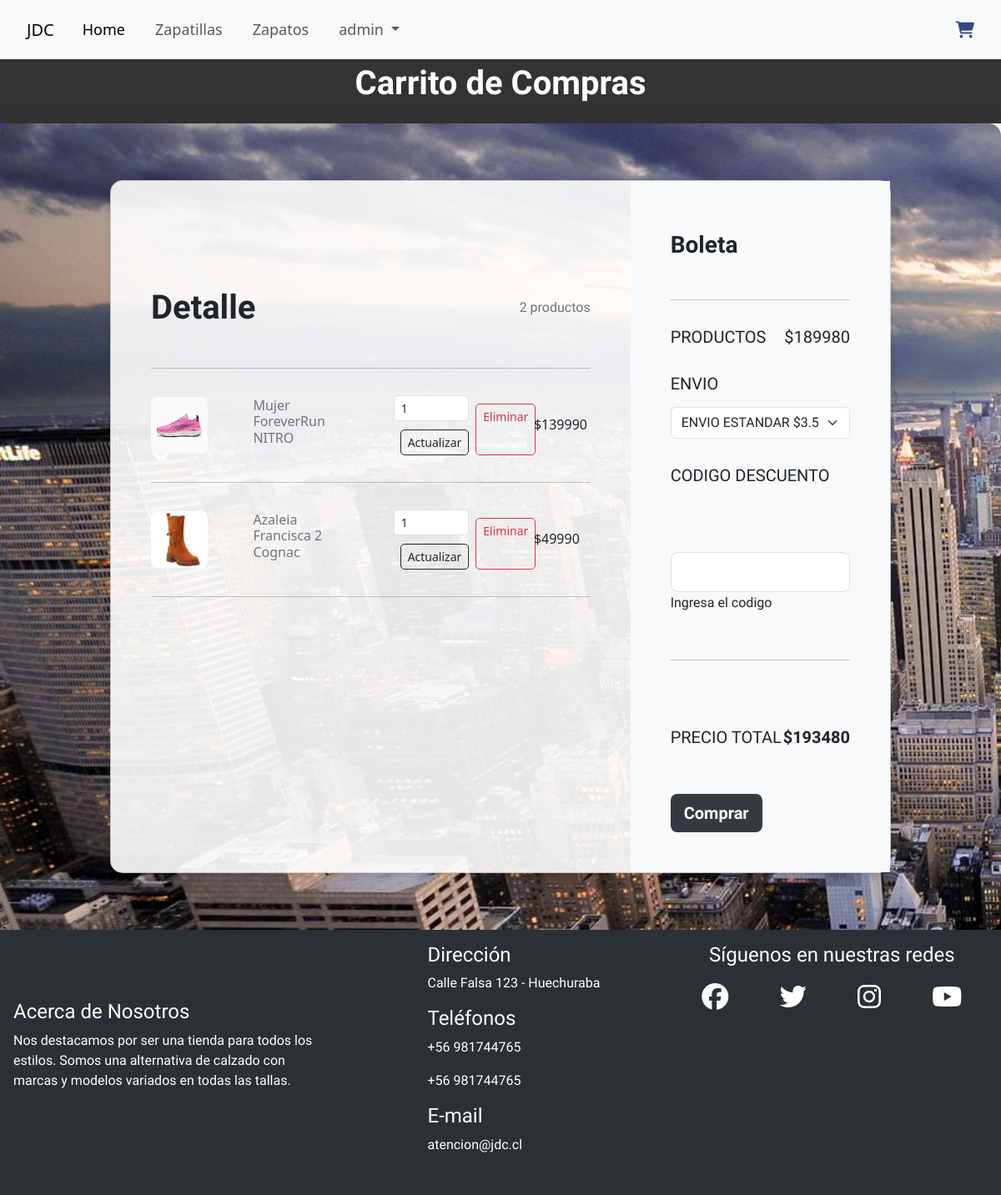
Screenshot of /carrito/ (signed in) with the database file from the repository.
### carrito/models.py (models this page shows, shortened)
class ItemCarrito(models.Model):
    carrito = models.ForeignKey(Carrito, related_name='items', on_delete=models.CASCADE)
    producto = models.ForeignKey(Producto, on_delete=models.CASCADE)
    cantidad = models.IntegerField(default=1)
    def total(self):
        return self.producto.precio * self.cantidad

### store/models.py (models this page shows, shortened)
class Producto(models.Model):
    id_producto = models.AutoField(db_column="id_producto",primary_key=True)
    nombre_prod = models.CharField(max_length=100,blank=False,null=False)
    id_marca = models.ForeignKey("Marca",on_delete=models.CASCADE, db_column='id_marca')
    id_cat = models.ForeignKey("Categoria",on_delete=models.CASCADE, db_column='id_cat')
    descripcion = models.CharField(max_length=300,null=False)
    imagen = models.ImageField(upload_to='tienda',null=True)
    precio = models.IntegerField(null=False, default=0)
    tags = models.ManyToManyField(Tag)
    cantidad = models.IntegerField(null=False)
    tallas = models.ManyToManyField(Talla)
    disponible = models.BooleanField(default=True)
    class Meta:
        ordering=['id_marca']

### carrito/views.py (the view, shortened to what this page needs)
# urls.py: path('', views.mostrar_carrito, name='mostrar_carrito'),
@login_required
def mostrar_carrito(request):
    carrito_id = request.session.get('carrito_id', None)
    context = {}
    if carrito_id:
        carrito = Carrito.objects.get(id=carrito_id)
        items = carrito.items.all()
        subtotal = sum(item.total() for item in items)
        total = subtotal + 3500
        context = {
         'items': items,
         'subtotal': subtotal,
         'total': total,
        }
    return render(request, 'carrito/carrito.html', context)

### carrito/templates/carrito/carrito.html (shortened to what this page needs)
{% extends 'index/base.html' %}
{% load static %}
{% block content %}
<header class="container-fluid p-3 encabezado">
    <h1 class="text-center kanit-semibold">Carrito de Compras</h1>
</header>
<section class="h-100 h-custom carro">
    <div class="container py-5 h-100">
        <div class="row d-flex justify-content-center align-items-center h-100">
            <div class="col-12">
                <div class="card card-registration card-registration-2" style="border-radius: 15px;">
                    <div class="card-body p-0">
                        <div class="row g-0">
                            <div class="col-lg-8">
                                <div class="p-5" id="carritoCol">
                                    <div class="d-flex justify-content-between align-items-center mb-5">
                                        <h1 class="fw-bold mb-0 kanit-semibold">Detalle</h1>
                                        <h6 class="mb-0 text-muted kanit-light" id="itemCount">{{ items|length }} productos</h6>
                                    </div>
                                    <hr class="my-4">
                                    {% for item in items %}
                                        <div class="row mb-4 d-flex justify-content-between align-items-center">
                                            <div class="col-md-2 col-lg-2 col-xl-2">
                                                <img src="{{ item.producto.imagen.url }}" class="img-fluid rounded-3" alt="{{ item.producto.nombre_prod }}">
                                            </div>
                                            <div class="col-md-3 col-lg-3 col-xl-3">
                                                <h6 class="text-muted">{{ item.producto.nombre_prod }}</h6>
                                            </div>
                                            <div class="col-md-3 col-lg-3 col-xl-2 d-flex">
                                                <form method="POST" action="{% url 'carrito:actualizar_item' item.id %}">
                                                    <input name="quantity" value="{{ item.cantidad }}" type="number" class="form-control form-control-sm" />
                                                    <button type="submit" class="btn btn-sm btn-outline-dark ms-2">Actualizar</button>
                                                </form>
                                                <a href="{% url 'carrito:eliminar_item' item.id %}" class="btn btn-sm btn-outline-danger ms-2">Eliminar</a>
                                            </div>
                                            <div class="col-md-3 col-lg-2 col-xl-2 offset-lg-1">
                                                <h6 class="mb-0">${{ item.total }}</h6>
                                            </div>
                                        </div>
                                        <hr class="my-4">
                                    {% empty %}
                                        <p>El carrito está vacío.</p>
                                    {% endfor %}
                                </div>
                            </div>
                            <div class="col-lg-4 bg-grey">
                                <div class="p-5">
                                    <h3 class="fw-bold mb-5 mt-2 pt-1 kanit-semibold">Boleta</h3>
                                    <hr class="my-4">
                                    <div class="d-flex justify-content-between mb-4">
                                        <h5 class="text-uppercase kanit-regular">Productos </h5>
                                        <h5 class="kanit-regular" id="subTotal">${{ subtotal }}</h5>
                                    </div>
                                    <h5 class="text-uppercase mb-3 kanit-regular">Envio</h5>
                                    <div class="mb-4 pb-2">
                                        <select id="selectEnvio" class="form-select kanit-regular">
                                            <option value="1">ENVIO ESTANDAR $3.500-</option>
                                        </select>
                                    </div>
                                    <h5 class="text-uppercase mb-3 kanit-regular">Codigo descuento</h5>
                                    <div class="mb-5">
                                        <div class="form-outline">
                                            <input type="text" id="form3Examplea2" class="form-control form-control-lg" />
                                            <label class="form-label kanit-light" for="form3Examplea2">Ingresa el codigo</label>
                                        </div>
                                    </div>
                                    <hr class="my-4">
                                    <div class="d-flex justify-content-between mb-5">
                                        <h5 class="text-uppercase kanit-regular">Precio total</h5>
                                        <h5 class="kanit-semibold" id="totalPrice">${{ total }}</h5>
                                    </div>
                                    <form method="POST" action="{% url 'carrito:generar_boleta' %}">
                                        <button type="submit" class="btn btn-dark btn-block btn-lg kanit-semibold">Comprar</button>
                                    </form>
                                </div>
                            </div>
                        </div>
                    </div>
                </div>
            </div>
        </div>
    </div>
</section>
{% endblock %}

### index/templates/index/base.html (shortened to what this page needs)
<!DOCTYPE html>
<html lang="en">
<head>
    {% load static %}
    <link href="https://cdn.jsdelivr.net/npm/bootstrap@5.3.3/dist/css/bootstrap.min.css" rel="stylesheet">
    <link rel="stylesheet" href="{% static 'index/css/styles.css' %}">
</head>
<body>
    {% block navbar %}
        <nav class="navbar navbar-expand-lg bg-body-tertiary">
            <div class="container-fluid">
                <a class="navbar-brand" href="{% url 'index:index' %}">JDC</a>
                <div class="collapse navbar-collapse" id="navbarNavDropdown">
                    <ul class="navbar-nav">
                        <li class="nav-item">
                            <a class="nav-link active" aria-current="page" href="{% url 'index:index' %}">Home</a>
                        </li>
                        <li class="nav-item">
                            <a class="nav-link" href="{% url 'store:zapatillas' %}">Zapatillas</a>
                        </li>
                        <li class="nav-item">
                            <a class="nav-link" href="{% url 'store:zapatos' %}">Zapatos</a>
                        </li>
                        <li class="nav-item dropdown">
                            {% if user.is_authenticated %}
                            <a class="nav-link dropdown-toggle" href="#" role="button" data-bs-toggle="dropdown" aria-expanded="false">
                              {{user.username}}
                            </a>
                            {% else %}
                            <a class="nav-link" href="{% url 'login' %}">
                                Login
                            </a>
                            {% endif %}
                        </li>
                    </ul>
                </div>
                <a href="{% url 'carrito:mostrar_carrito' %}">
                    <i class="fa-solid fa-cart-shopping fa-lg icon-color"></i>
                </a>
            </div>
        </nav>
    {% endblock %}
    {% block content %}
    {% endblock %}
    {% block footer %}
        <footer class="container-fluid footer p-3">
            <div class="row">
                <div class="col-xl-4 col-lg-4 col-md-4 col-sm-12 col-xs-12 d-flex flex-column justify-content-center">
                    <h4 class="kanit-regular">Acerca de Nosotros</h4>
                    <p class="kanit-light">Nos destacamos por ser una tienda para todos los estilos. Somos una alternativa de calzado con marcas y modelos variados en todas las tallas.<br><br>
                    </p>
                </div>
                <div class="col-xl-4 col-lg-4 col-md-4 col-sm-12 col-xs-12 d-flex flex-column align-items-center">
                    <ul>
                        <li><h4 class="kanit-regular">Dirección</h4></li>
                        <li><p class="kanit-light">Calle Falsa 123 - Huechuraba</p></li>
                        <li><h4 class="kanit-regular">Teléfonos</h4></li>
                        <li><p class="kanit-light">+56 981744765</p></li>
                        <li><p class="kanit-light">+56 981744765</p></li>
                        <li><h4 class="kanit-regular">E-mail</h4></li>
                        <li><p class="kanit-light">atencion@jdc.cl</p></li>
                    </ul>
                </div>
                <div class="col-xl-4 col-lg-4 col-md-4 col-sm-12 col-xs-12">
                    <h4 class="text-center d-flex justify-content-center kanit-regular">Síguenos en nuestras redes</h4>
                    <ul class="d-flex justify-content-around p-0 mt-4">
                        <li><a href="https://www.facebook.com/?locale=es_LA"><i class="fa-brands fa-facebook fa-2xl"></i></a></li>
                        <li><a href="https://twitter.com/"><i class="fa-brands fa-twitter fa-2xl"></i></a></li>
                        <li><a href="https://www.instagram.com/"><i class="fa-brands fa-instagram fa-2xl"></i></a></li>
                        <li><a href="https://www.youtube.com/"><i class="fa-brands fa-youtube fa-2xl"></i></a></li>
                    </ul>
                </div>
            </div>
        </footer>
    {% endblock %}
</body>
</html>

### index/static/index/css/styles.css (style rules this page uses)
body { background-image: url('/static/index/img/fondo.jpg'); background-size: cover; background-position: center; background-color : rgba(255,255,255,0.5); }
.kanit-light { font-family: "Kanit", sans-serif; font-weight: 300; font-style: normal; }
.kanit-regular { font-family: "Kanit", sans-serif; font-weight: 400; font-style: normal; }
.kanit-semibold { font-family: "Kanit", sans-serif !important; font-weight: 600; font-style: normal; }
.footer { background-color: #2b3035; color:white; }
.footer ul { list-style: none; }
.footer i { color:white; }
.encabezado { background-color:rgb(175, 128, 78); color:white; }
.navbar { position: fixed; width: 100%; top: 0px; transition: top 0.3s; z-index: 1000; background-color: rgba(255, 255, 255, 0.95); backdrop-filter: blur(10px); padding: 10px 20px; }
.navbar-nav .nav-link { font-size: 18px; padding: 12px 20px; margin: 0 10px; }
.icon-color { color:#364781; }
.carro { background-color: #fff; border-radius: 15px; box-shadow: 0px 0px 20px rgba(0, 0, 0, 0.1); padding: 20px; background-image: url('/static/index/img/fondo.jpg'); background-color : rgba(255,255,255,0.5); background-size: cover; background-repeat: no-repeat; background-attachment: fixed; width: 100%; height: 100vh; }
.card-registration-2 { background-color: #f8f9fa; border-radius: 15px; }
.encabezado { margin-top: 60px; background-color: #333; color: white; }
.btn-outline-dark, .btn-outline-danger { margin-top: 10px; border-radius: 5px; }
.bg-grey { background-color: #f8f9fa !important; }
.btn-dark { background-color: #343a40; color: #fff; border: none; }
.text-uppercase { text-transform: uppercase; }
.mb-5 { margin-top: 5rem; margin-bottom: 3rem; }
.mt-2 { margin-top: 0.5rem; }
.pt-1 { padding-top: 0.25rem; }
.mb-0 { margin-bottom: 0 !important; }
.mb-4 { margin-bottom: 1.5rem !important; }
.mb-3 { margin-bottom: 1rem !important; }
.pb-2 { padding-bottom: 0.5rem !important; }
.my-4 { margin-top: 2rem !important; margin-bottom: 2rem !important; }
.text-muted { color: #6c757d !important; }
.kanit-semibold { font-weight: 600; }
.kanit-light { font-weight: 300; }
.kanit-regular { font-weight: 400; }
.card-registration { background: rgba(255, 255, 255, 0.9); border-radius: 15px; box-shadow: 0 4px 8px rgba(0, 0, 0, 0.1); }
.container { max-width: 960px; }

### rows the page displays
ItemCarrito: producto.imagen (picture), producto.nombre_prod "Mujer ForeverRun NITRO", quantity "1", total "139990"
ItemCarrito: producto.imagen (picture), producto.nombre_prod "Azaleia Francisca 2 Cognac", quantity "1", total "49990"

### other values shown
{{ user.username }} "admin"
{{ items|length }} "2"
{{ subtotal }} "189980"
{{ total }} "193480"
